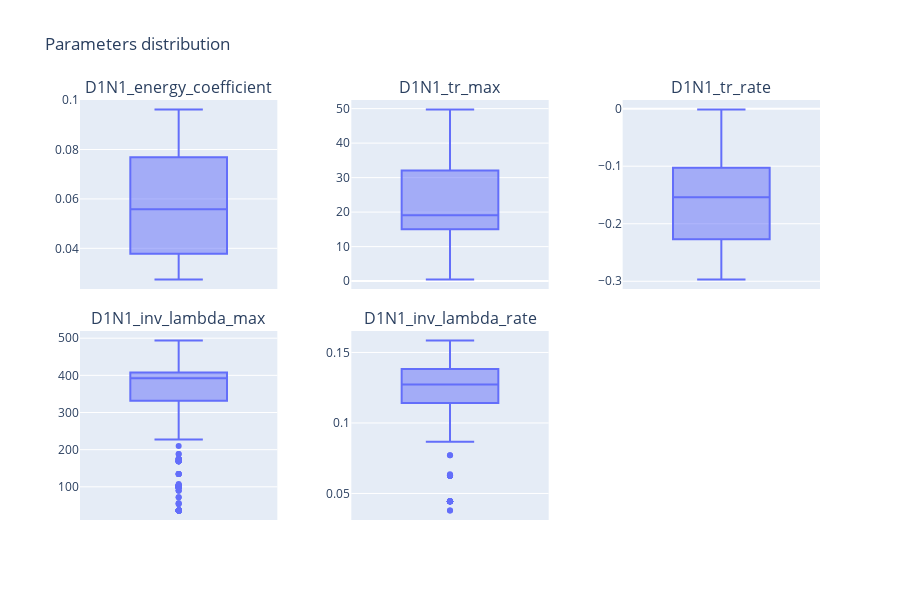

Notebook cell for this chart:
### Code cell
viewer.box_plot(3, nbest=1000)

### Figure 1 — Plotly figure (JSON) as saved in the notebook; plotly's stock layout.template omitted (floating-point values rounded to 4 significant figures; data arrays with more than 128 entries replaced by an {"elided": "..."} marker saying what was removed)
{"data": [{"alignmentgroup": "True", "hovertemplate": "D1N1_energy_coefficient=%{y}<extra></extra>", "legendgroup": "", "marker": {"color": "#636efa"}, "name": "", "notched": false, "offsetgroup": "", "orientation": "v", "showlegend": false, "type": "box", "x0": " ", "xaxis": "x", "y": {"elided": "1000 float values"}, "y0": " ", "yaxis": "y"}, {"alignmentgroup": "True", "hovertemplate": "D1N1_tr_max=%{y}<extra></extra>", "legendgroup": "", "marker": {"color": "#636efa"}, "name": "", "notched": false, "offsetgroup": "", "orientation": "v", "showlegend": false, "type": "box", "x0": " ", "xaxis": "x2", "y": {"elided": "1000 float values"}, "y0": " ", "yaxis": "y2"}, {"alignmentgroup": "True", "hovertemplate": "D1N1_tr_rate=%{y}<extra></extra>", "legendgroup": "", "marker": {"color": "#636efa"}, "name": "", "notched": false, "offsetgroup": "", "orientation": "v", "showlegend": false, "type": "box", "x0": " ", "xaxis": "x3", "y": {"elided": "1000 float values"}, "y0": " ", "yaxis": "y3"}, {"alignmentgroup": "True", "hovertemplate": "D1N1_inv_lambda_max=%{y}<extra></extra>", "legendgroup": "", "marker": {"color": "#636efa"}, "name": "", "notched": false, "offsetgroup": "", "orientation": "v", "showlegend": false, "type": "box", "x0": " ", "xaxis": "x4", "y": {"elided": "1000 float values"}, "y0": " ", "yaxis": "y4"}, {"alignmentgroup": "True", "hovertemplate": "D1N1_inv_lambda_rate=%{y}<extra></extra>", "legendgroup": "", "marker": {"color": "#636efa"}, "name": "", "notched": false, "offsetgroup": "", "orientation": "v", "showlegend": false, "type": "box", "x0": " ", "xaxis": "x5", "y": {"elided": "1000 float values"}, "y0": " ", "yaxis": "y5"}], "layout": {"annotations": [{"font": {"size": 16}, "showarrow": false, "text": "D1N1_energy_coefficient", "x": 0.1333, "xanchor": "center", "xref": "paper", "y": 1, "yanchor": "bottom", "yref": "paper"}, {"font": {"size": 16}, "showarrow": false, "text": "D1N1_tr_max", "x": 0.5, "xanchor": "center", "xref": "paper", "y": 1, "yanchor": "bottom", "yref": "paper"}, {"font": {"size": 16}, "showarrow": false, "text": "D1N1_tr_rate", "x": 0.8667, "xanchor": "center", "xref": "paper", "y": 1, "yanchor": "bottom", "yref": "paper"}, {"font": {"size": 16}, "showarrow": false, "text": "D1N1_inv_lambda_max", "x": 0.1333, "xanchor": "center", "xref": "paper", "y": 0.45, "yanchor": "bottom", "yref": "paper"}, {"font": {"size": 16}, "showarrow": false, "text": "D1N1_inv_lambda_rate", "x": 0.5, "xanchor": "center", "xref": "paper", "y": 0.45, "yanchor": "bottom", "yref": "paper"}], "height": 600, "title": {"text": "Parameters distribution"}, "width": 900, "xaxis": {"anchor": "y", "domain": [0, 0.2667]}, "xaxis2": {"anchor": "y2", "domain": [0.3667, 0.6333]}, "xaxis3": {"anchor": "y3", "domain": [0.7333, 1]}, "xaxis4": {"anchor": "y4", "domain": [0, 0.2667]}, "xaxis5": {"anchor": "y5", "domain": [0.3667, 0.6333]}, "xaxis6": {"anchor": "y6", "domain": [0.7333, 1]}, "yaxis": {"anchor": "x", "domain": [0.55, 1]}, "yaxis2": {"anchor": "x2", "domain": [0.55, 1]}, "yaxis3": {"anchor": "x3", "domain": [0.55, 1]}, "yaxis4": {"anchor": "x4", "domain": [0, 0.45]}, "yaxis5": {"anchor": "x5", "domain": [0, 0.45]}, "yaxis6": {"anchor": "x6", "domain": [0, 0.45]}}}
